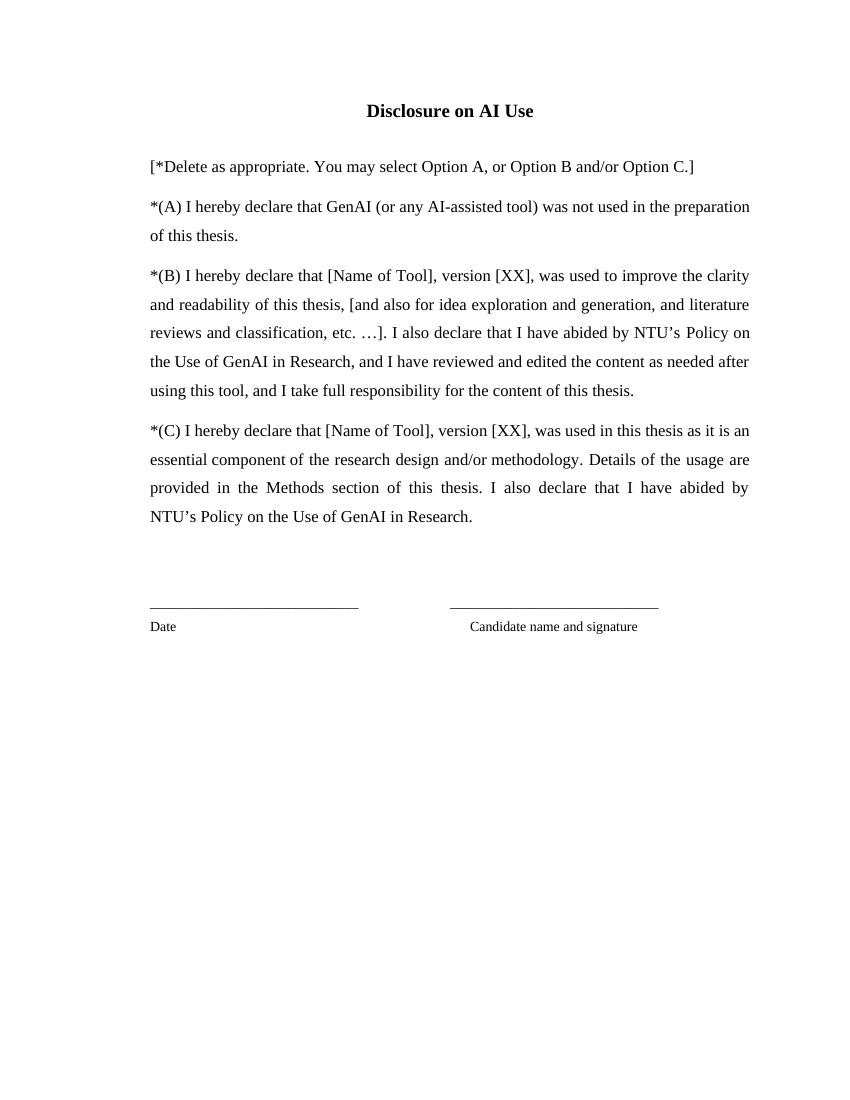
#> input picture paper/docx_build_v3/rendered_pages/iteration1/page-04.png, 850 x 1100 px; its folder holds 4 pictures in this run
$ python check_render_v3.py
#> lines starting #> are read from the running program, lines starting #| are printed output that depends on the picture; after the words box and inside, x2 and y2 are one past the last pixel; in counts of white or black regions, pixels touching at a corner belong together
from __future__ import annotations

import json
from pathlib import Path
import re
import sys

from PIL import Image, ImageDraw, ImageFont


ROOT = Path(__file__).resolve().parents[3]
ITERATION = sys.argv[1] if len(sys.argv) > 1 else "iteration1"
PAGES_DIR = ROOT / "paper/docx_build_v3/rendered_pages" / ITERATION
TEXT_PATH = Path(sys.argv[2]) if len(sys.argv) > 2 else Path(f"/tmp/v3_render_{ITERATION}/DISSERTATION_NTU_TEMPLATE_DRAFT_V3.txt")
REPORT_DIR = ROOT / "paper/docx_build_v3/reports"
CONTACT_DIR = REPORT_DIR / f"contact_sheets_{ITERATION}"
AUDIT = REPORT_DIR / f"RENDER_AUDIT_{ITERATION.upper()}.json"

page_paths = sorted(PAGES_DIR.glob("page-*.png"))
if not page_paths:
    raise RuntimeError("No rendered page PNG files were found")

CONTACT_DIR.mkdir(parents=True, exist_ok=True)
page_rows = []
blank_pages = []
edge_touch_pages = []
unexpected_dimension_pages = []

for page_number, path in enumerate(page_paths, 1):
    with Image.open(path) as image:
#> image is the input picture: PIL image 850x1100 RGB; min 0, max 255, mean 250.1
        image.load()
        orientation = "portrait" if image.height >= image.width else "landscape"
#> orientation = 'portrait'
        expected = (850, 1100) if orientation == "portrait" else (1100, 850)
#> expected = (850, 1100)
        if image.size != expected:
            unexpected_dimension_pages.append(page_number)
        gray = image.convert("L")
        histogram = gray.histogram()
#> histogram = 256 values, max 899161 at index 255, min 18 at index 34, mean 3652.3
        pixel_count = image.width * image.height
#> pixel_count = 935000
        near_white = sum(histogram[250:]) / pixel_count
#> near_white = 0.964
        mask = gray.point(lambda value: 255 if value < 245 else 0)
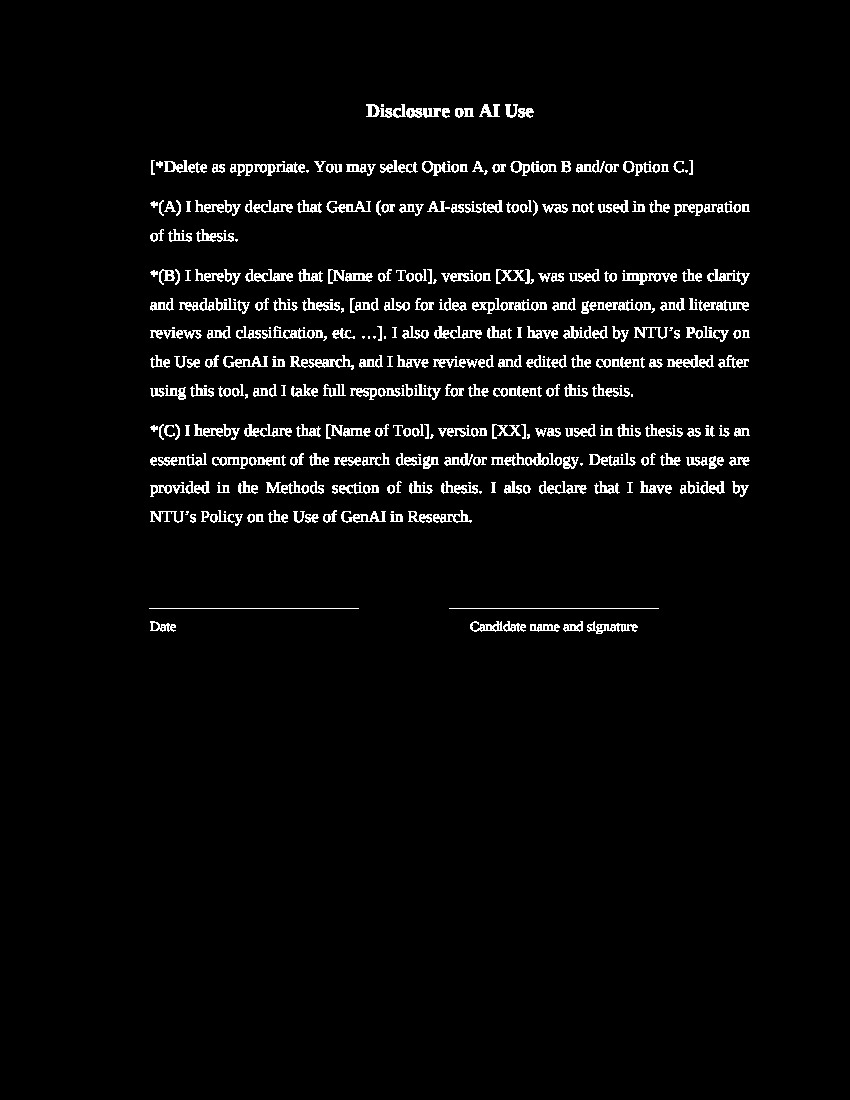
#> mask: PIL image 850x1100 L; 3.5% white in thin lines or dots, all inside (x1, y1, x2, y2) = (149, 104, 750, 634)
        bbox = mask.getbbox()
#> bbox = (149, 104, 750, 634)
        if near_white > 0.998 or bbox is None:
            blank_pages.append(page_number)
        edge_touch = False
        if bbox is not None:
            left, top, right, bottom = bbox
#> left = 149; top = 104; right = 750; bottom = 634
            edge_touch = left <= 4 or top <= 4 or right >= image.width - 4 or bottom >= image.height - 4
#> edge_touch = False
            if edge_touch:
                edge_touch_pages.append(page_number)
        page_rows.append(
            {
                "page": page_number,
                "file": str(path.relative_to(ROOT)),
                "width": image.width,
                "height": image.height,
                "orientation": orientation,
                "near_white_ratio": round(near_white, 6),
                "content_bbox": list(bbox) if bbox is not None else None,
                "edge_touch": edge_touch,
            }
        )
#> pass 2 of the loop `for page_number, path in enumerate(page_paths, 1):`:
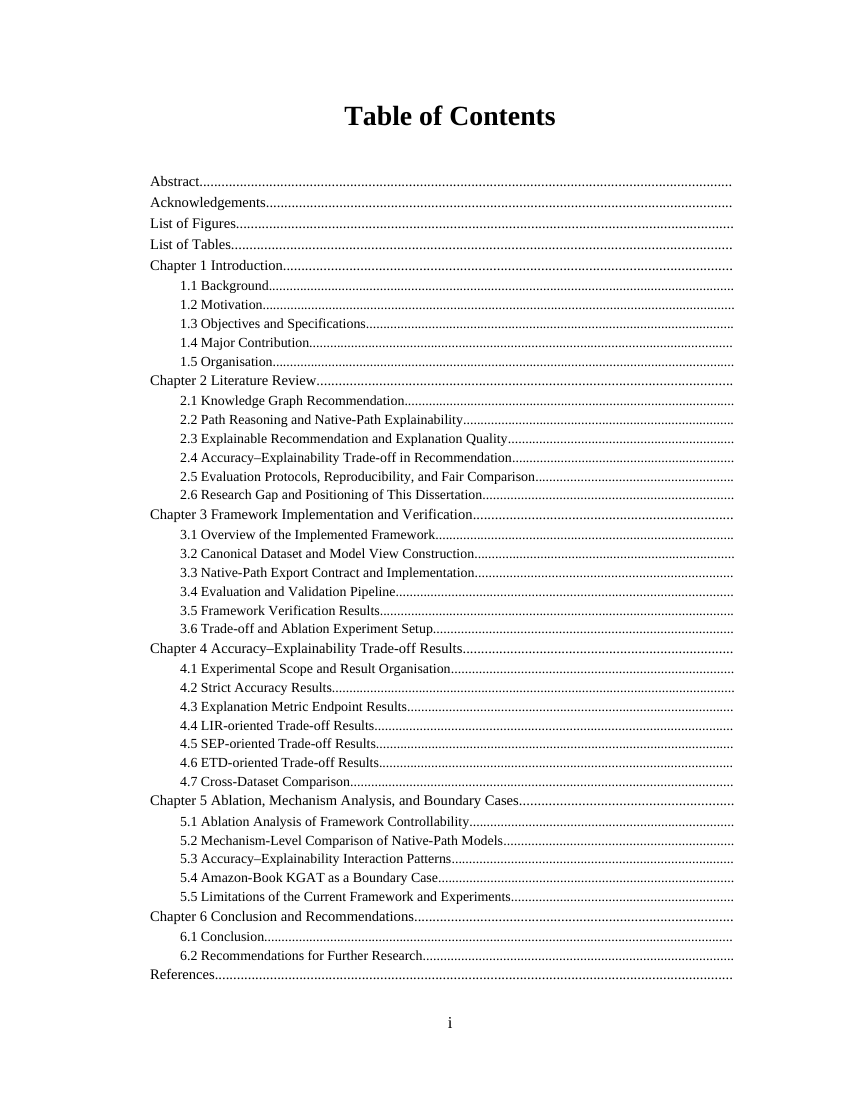
#> input picture paper/docx_build_v3/rendered_pages/iteration1/page-07.png, 850 x 1100 px
#> image is the input picture: PIL image 850x1100 RGB; min 0, max 255, mean 246.5
#> histogram = 256 values, max 857944 at index 255, min 46 at index 72, mean 3652.3
#> near_white = 0.925
#> `mask = gray.point(lambda value: 255 if value < 245 else 0)`:
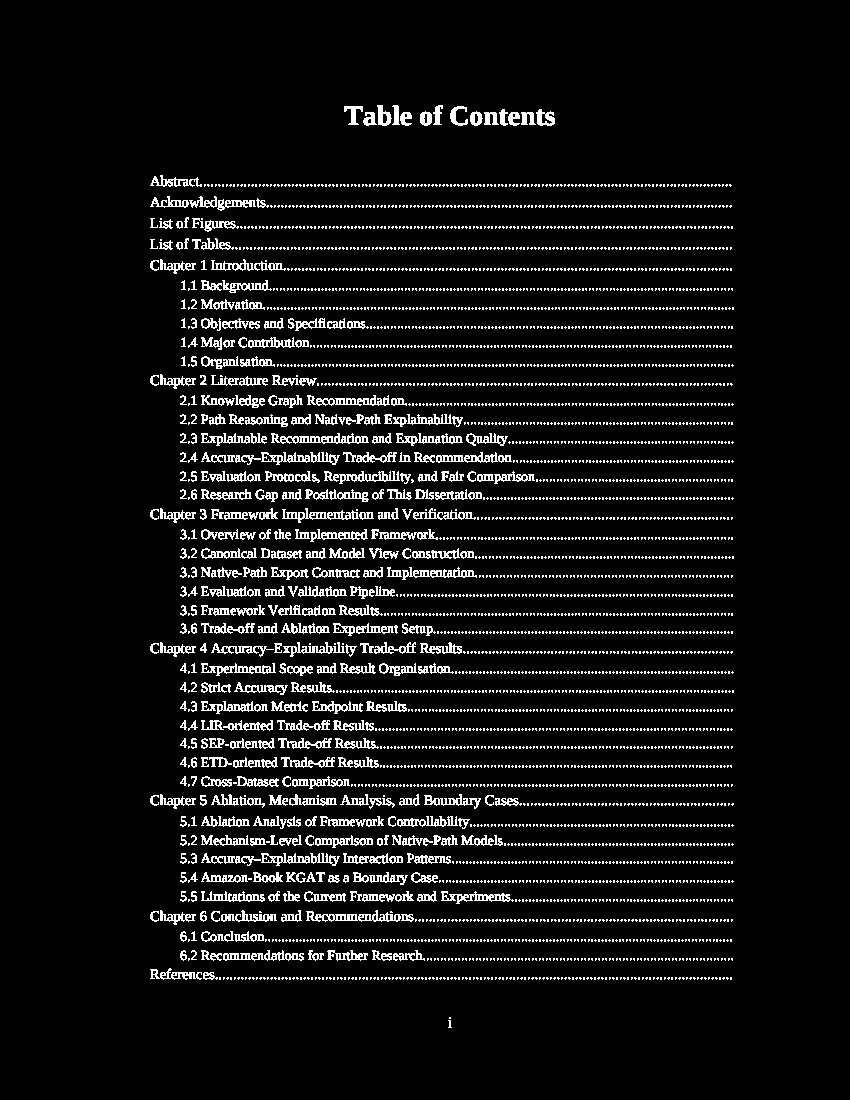
#> mask: PIL image 850x1100 L; 7.2% white in thin lines or dots, all inside (x1, y1, x2, y2) = (150, 105, 734, 1028)
#> bbox = (150, 105, 734, 1028)
#> left = 150; top = 105; right = 734; bottom = 1028
#> pass 3 of the loop `for page_number, path in enumerate(page_paths, 1):`:
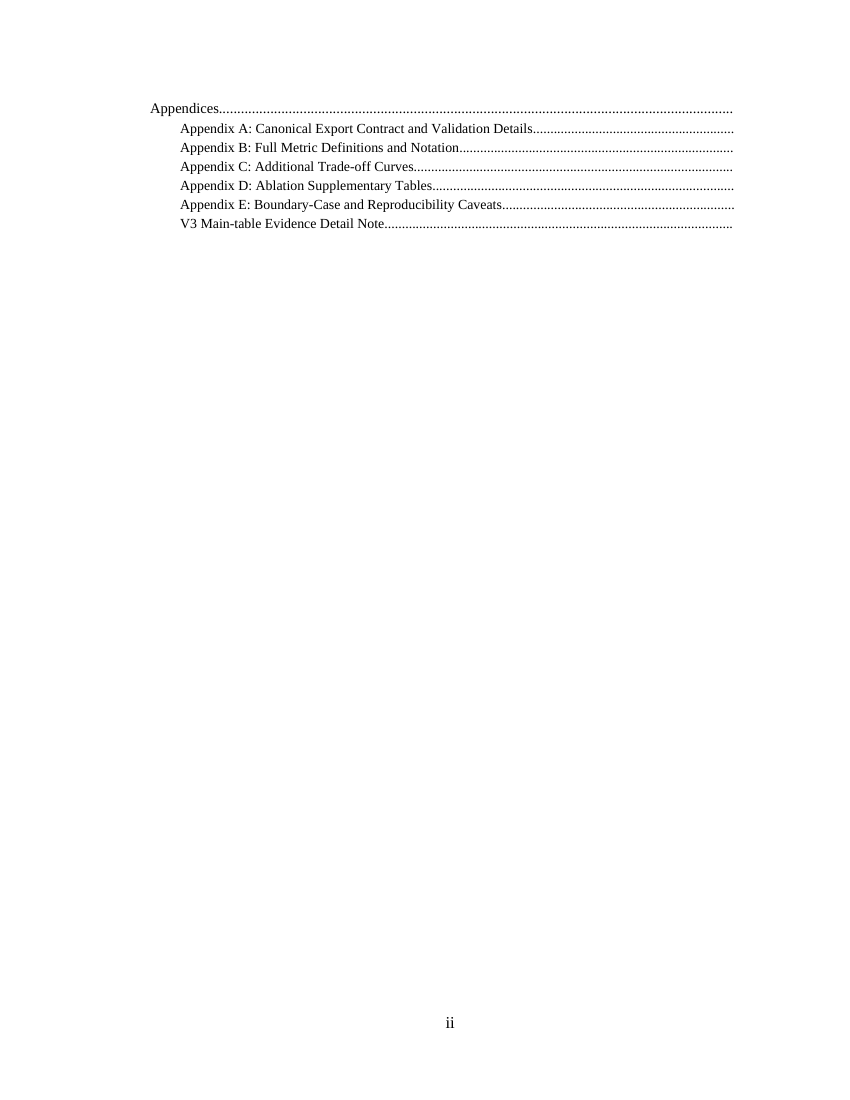
#> input picture paper/docx_build_v3/rendered_pages/iteration1/page-08.png, 850 x 1100 px
#> image is the input picture: PIL image 850x1100 RGB; min 0, max 255, mean 253.5
#> histogram = 256 values, max 921691 at index 255, min 4 at index 72, mean 3652.3
#> near_white = 0.987
#> `mask = gray.point(lambda value: 255 if value < 245 else 0)`:
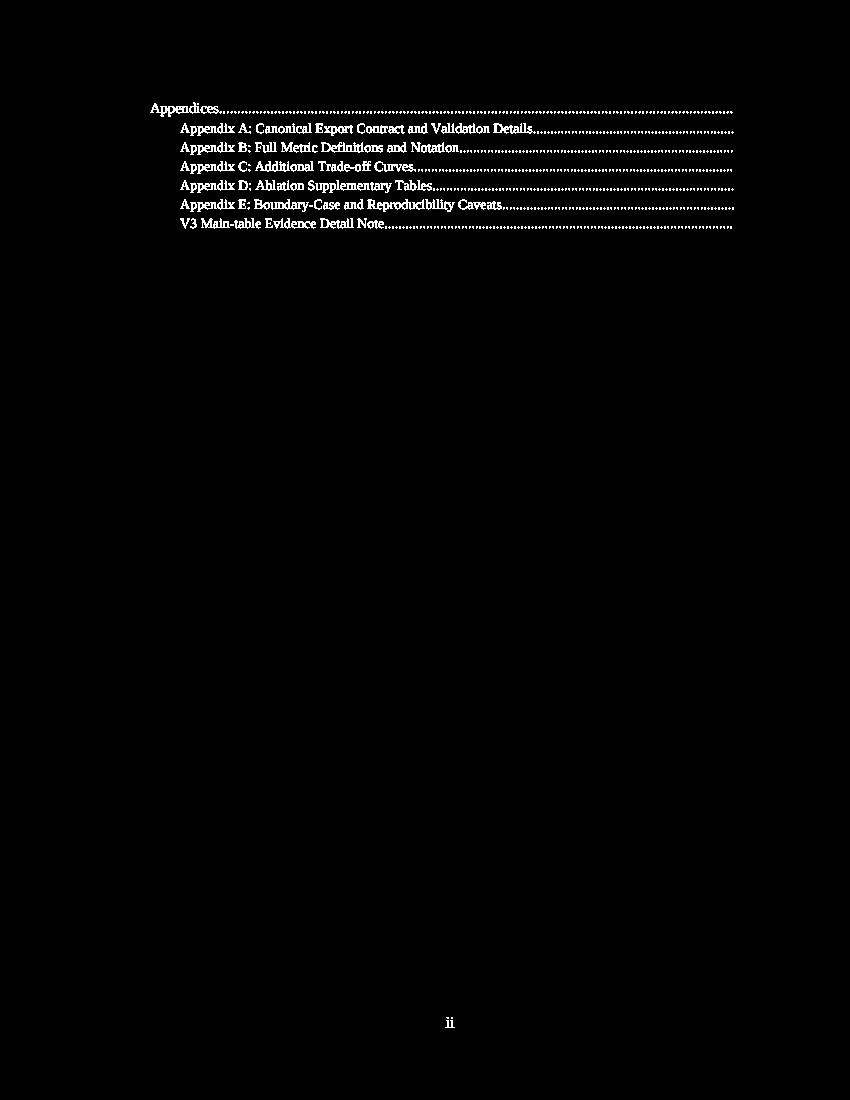
#> mask: PIL image 850x1100 L; 1.3% white in thin lines or dots, all inside (x1, y1, x2, y2) = (150, 102, 734, 1028)
#> bbox = (150, 102, 734, 1028)
#> top = 102
#> the loop made 4 passes; the first 3 are shown

font = ImageFont.load_default()
thumb_width = 275
thumb_height = 300
label_height = 20
columns = 4
chunk_size = 20
contact_paths = []
for chunk_start in range(0, len(page_paths), chunk_size):
    chunk = page_paths[chunk_start : chunk_start + chunk_size]
    rows = (len(chunk) + columns - 1) // columns
    sheet = Image.new("RGB", (columns * thumb_width, rows * (thumb_height + label_height)), "white")
#> sheet: PIL image 1100x320 RGB; every value is 255
    draw = ImageDraw.Draw(sheet)
    for offset, path in enumerate(chunk):
        page_number = chunk_start + offset + 1
        with Image.open(path) as page:
            thumbnail = page.convert("RGB")
            thumbnail.thumbnail((thumb_width - 10, thumb_height - 10), Image.Resampling.LANCZOS)
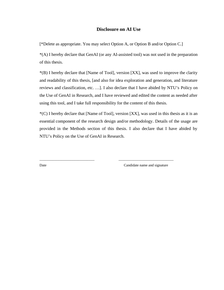
#> thumbnail: PIL image 224x290 RGB; min 63, max 255, mean 249.7
            x = (offset % columns) * thumb_width + (thumb_width - thumbnail.width) // 2
#> x = 25
            y = (offset // columns) * (thumb_height + label_height) + label_height
            sheet.paste(thumbnail, (x, y))
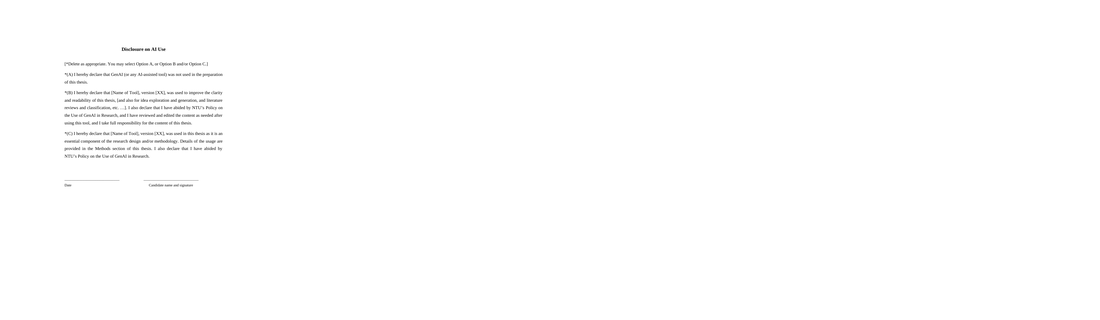
#> sheet: PIL image 1100x320 RGB; min 63, max 255, mean 254
            draw.text((x + 4, y - label_height + 3), f"Page {page_number}", fill="black", font=font)
    output = CONTACT_DIR / f"pages_{chunk_start + 1:03d}_{chunk_start + len(chunk):03d}.png"
    sheet.save(output)
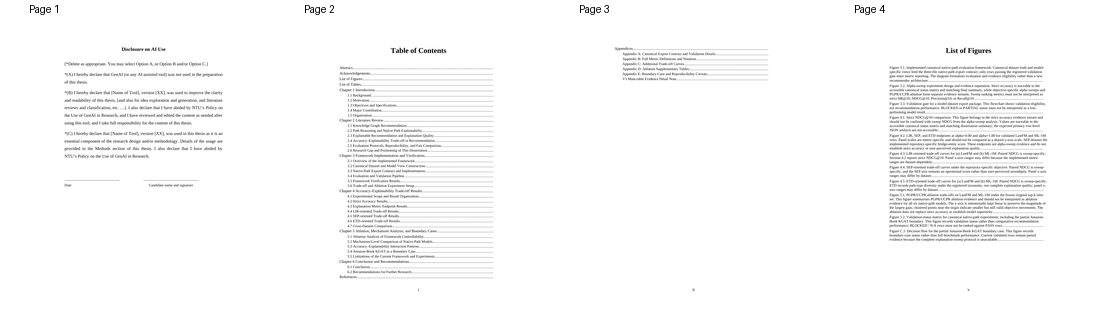
#> saved as pages_001_004.png: PIL image 1100x320 RGB; min 3, max 255, mean 249.3
    contact_paths.append(str(output.relative_to(ROOT)))

#> (the run stopped early here; a loop or call above may not have finished)
